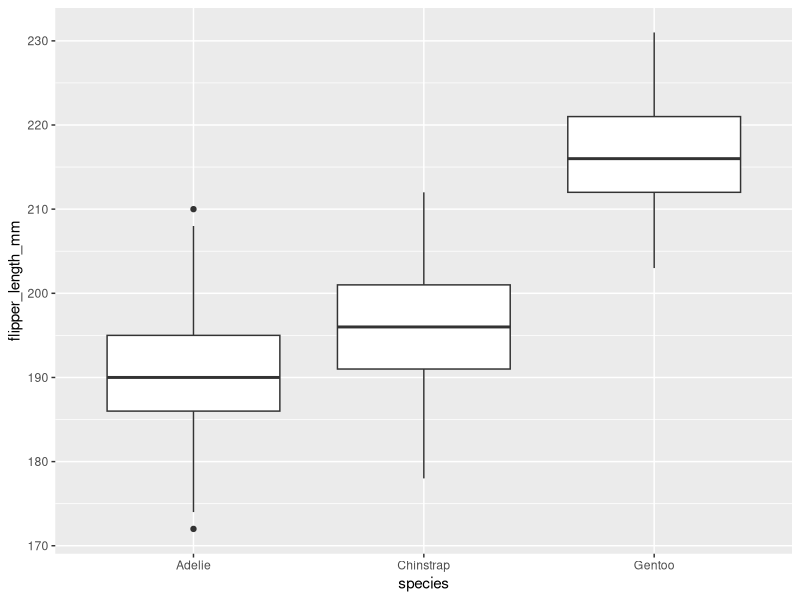

R code for this plot:
## ---- chunk 1
knitr::opts_chunk$set(echo = TRUE)
library(dplyr)
library(ggplot2)
set.seed(7102)
## ---- chunk 2
library(palmerpenguins)
data(penguins)
head(penguins)
## ---- chunk 3
fl <- filter(penguins, !is.na(flipper_length_mm))
ggplot(fl, aes(x = species, y = flipper_length_mm)) + 
    geom_boxplot()
